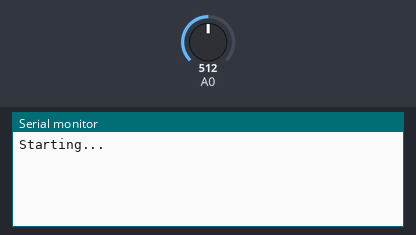
Bench run of a sketch on a simulated Arduino Uno, built with avr-gcc and run on an emulated ATmega328P. Shown: the last lines printed to the serial monitor. The inputs (shaded band) are chosen by the test bench; at power-on: A0 = 512.

Above: at 2.8 s.
2.9 s: A0 set to 716
At 4.9 s:
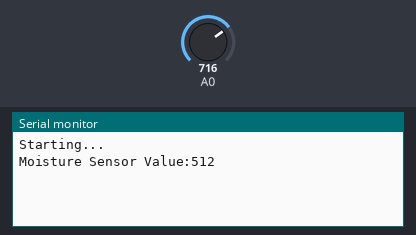
8.9 s: A0 set to 900
At 13.4 s:
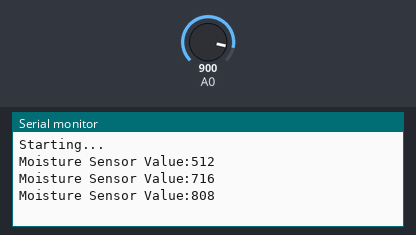
Timing chart, 0 to 14.9 s (numbered marks = the images above; inputs shaded):
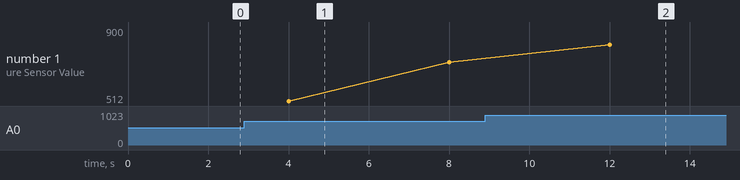

The sketch:

YL_69_Soil_Moisture_Sensor_vA.ino
```cpp
/*
# Example code for the moisture sensor
# Connect the sensor to the A0 (Analog 0) pin on the Arduino board
# the sensor value description
# 0 ~300 dry soil
# 300~700 humid soil
# 700~950 in water
*/

int i, value;

void setup() {
	Serial.begin(57600);
	Serial.println("Starting...");
}

void loop() {
	value = 0;
	for (i = 0; i < 2; i++) {
		value += analogRead(0);
		delay(2000);
	}
	Serial.print("Moisture Sensor Value:");
	Serial.println(value/2);
}
```

Measured:
- after the input at 8.9 s, the serial monitor: prints a new line after 3.1 s (image 2)
- plotted number 1: 716 → 900 after the input at 8.9 s
